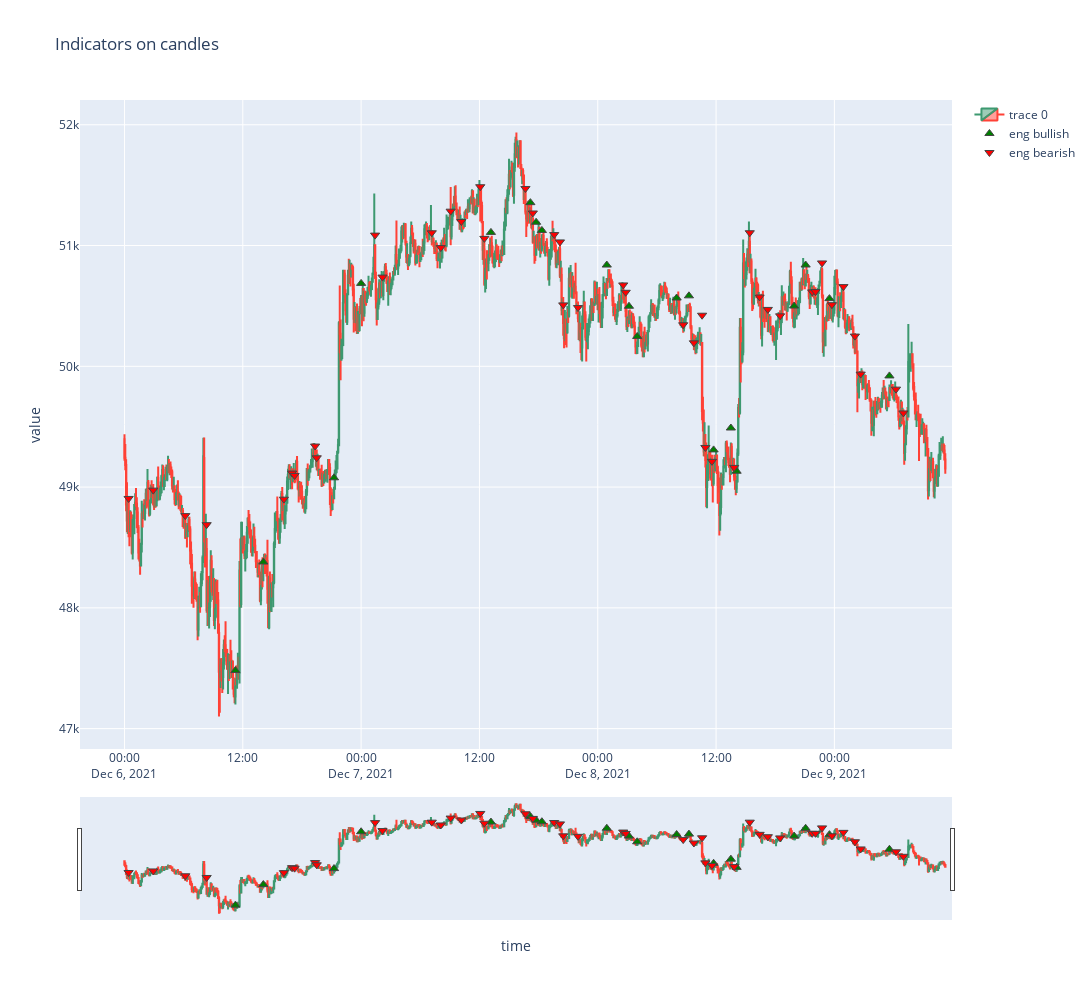

Notebook cell for this chart:
### Code cell
plot_indicators_on_candles(candles, ['eng'], width=1400, height=1000)
